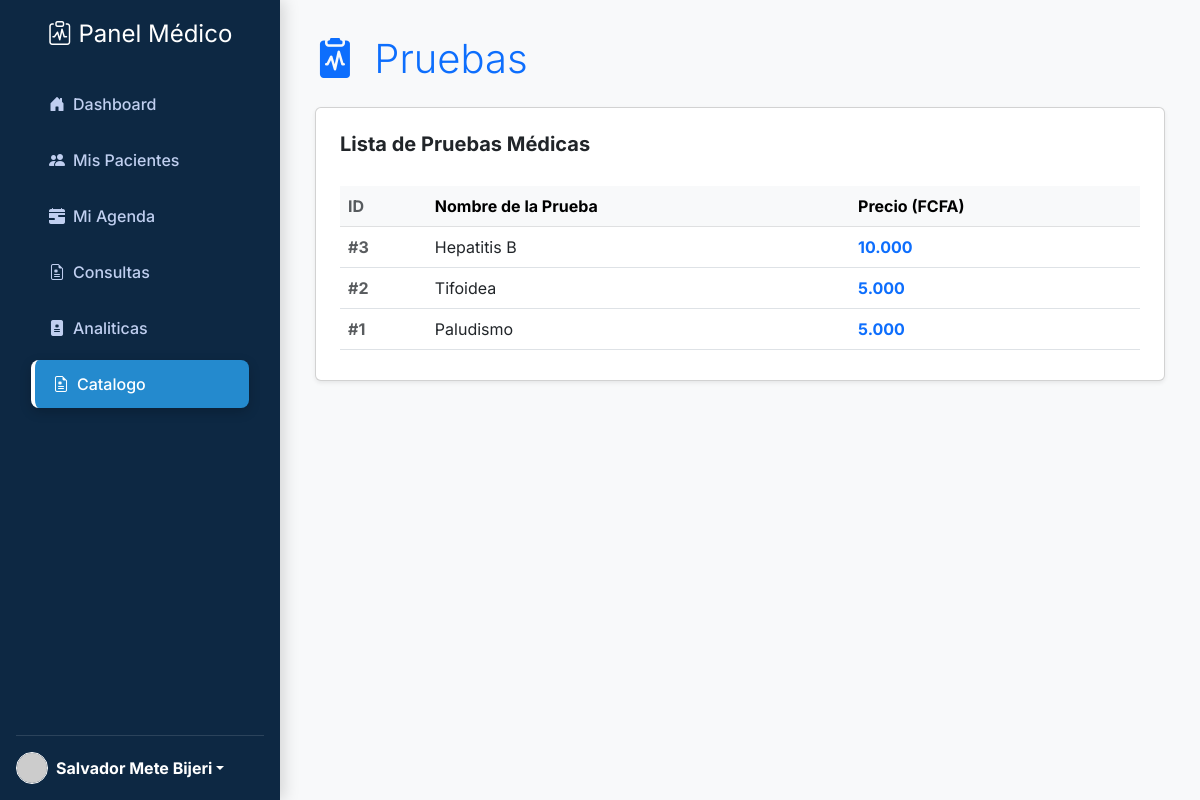
/usuario/catalogo.php (signed in), run on the app's committed database.
### tables this page shows
CREATE TABLE personal (
    id_personal INT AUTO_INCREMENT PRIMARY KEY,
    id_hospital INT,
    nombre VARCHAR(100),
    apellido VARCHAR(100),
    especialidad VARCHAR(100),
    cargo VARCHAR(100),
    telefono VARCHAR(20),
    correo VARCHAR(150),
    direccion varchar(100),
    nivel_estudios varchar(150),
    nacionalidad varchar(150),
    codigo varchar(100),
    FOREIGN KEY (id_hospital) REFERENCES hospitales(id_hospital)
);

CREATE TABLE pruebas_medicas (
    id_prueba INT AUTO_INCREMENT PRIMARY KEY,
    nombre VARCHAR(150),
    precio DECIMAL(10,2),
    id_usuario INT,
    FOREIGN KEY (id_usuario) REFERENCES usuarios(id_usuario)
);

### usuario/catalogo.php (the view, shortened to what this page needs)
<?php
$page_name = 'Catalogo';
include_once '../componentes/header_usuario.php';
try {
    $stmt = $pdo->query("
        SELECT pm.id_prueba, pm.nombre, pm.precio, u.username AS usuario
        FROM pruebas_medicas pm
        LEFT JOIN usuarios u ON pm.id_usuario = u.id_usuario
        ORDER BY pm.id_prueba DESC
    ");
    $pruebas = $stmt->fetchAll(PDO::FETCH_ASSOC);
} catch (PDOException $e) {
    $error_db = $e->getMessage();
    $pruebas = [];
}
?>
<body>
    <?php include '../componentes/slider_usuario.php'; ?>
    <div class="main-content">
        <h1 class="mb-4 fw-light text-primary">
            <i class="bi bi-clipboard2-pulse-fill me-2"></i> Pruebas
        </h1>
        <div class="card p-4 shadow-sm">
            <div class="d-flex justify-content-between align-items-center mb-4">
                <h5 class="card-title mb-0 fw-bold">Lista de Pruebas Médicas</h5>
            </div>
            <div class="table-responsive">
                <table id="tablaPacientes" class="table table-hover align-middle">
                    <thead class="table-light">
                        <tr>
                            <th class="text-muted">ID</th>
                            <th>Nombre de la Prueba</th>
                            <th>Precio (FCFA)</th>
                        </tr>
                    </thead>
                    <tbody>
                        <?php foreach ($pruebas as $p): ?>
                            <tr>
                                <td class="fw-bold text-muted">#<?= $p['id_prueba'] ?></td>
                                <td><?= htmlspecialchars($p['nombre']) ?></td>
                                <td class="text-primary fw-bold"><?= number_format($p['precio'], 0, ',', '.') ?></td>
                            </tr>
                        <?php endforeach; ?>
                    </tbody>
                </table>
            </div>
        </div>
    </div>
    <?php include_once '../componentes/footer_usuario.php'; ?>
</body>
</html>

### componentes/header_usuario.php (shortened to what this page needs)
<!DOCTYPE html>
<html lang="es">
<head>
    <link href="https://cdn.jsdelivr.net/npm/bootstrap@5.3.0/dist/css/bootstrap.min.css" rel="stylesheet">
    <link rel="stylesheet" href="https://cdn.jsdelivr.net/npm/bootstrap-icons@1.11.3/font/bootstrap-icons.min.css">
    <link rel="stylesheet" href="../css/dataTables.bootstrap5.min.css">
    <link rel="stylesheet" href="../css/responsive.bootstrap5.min.css">
    <link rel="stylesheet" href="https://cdn.datatables.net/buttons/2.4.2/css/buttons.bootstrap5.min.css">
</head>

### componentes/slider_usuario.php (shortened to what this page needs)
<?php
try {
    $stmt_user = $pdo->prepare("SELECT p.nombre, p.apellido, p.especialidad
                                FROM usuarios u
                                INNER JOIN personal p ON u.id_personal = p.id_personal
                                WHERE u.id_usuario = :id_u");
    $stmt_user->execute([':id_u' => $id_usuario_sesion]);
    $user_info = $stmt_user->fetch();
    $nombre_sidebar = ($user_info) ? $user_info['nombre'] . " " . $user_info['apellido'] : "Usuario Médico";
    $iniciales = ($user_info) ? substr($user_info['nombre'], 0, 1) . substr($user_info['apellido'], 0, 1) : "DR";
} catch (PDOException $e) {
    $nombre_sidebar = "Error de conexión";
    $iniciales = "??";
}
?>
<div class="sidebar d-flex flex-column p-3">
    <a href="index.php" class="navbar-brand fs-4 mb-4 text-center text-white">
        <i class="bi bi-clipboard-pulse"></i> Panel Médico
    </a>
    <ul class="nav nav-pills flex-column mb-auto">
        <li class="nav-item">
            <a href="../usuario/index.php" class="nav-link <?= ($page_name == 'Dashboard') ? 'active' : '' ?>">
                <i class="bi bi-house-door-fill me-2"></i> Dashboard
            </a>
        </li>
        <li class="nav-item">
            <a href="../usuario/pacientes.php" class="nav-link <?= ($page_name == 'Mis Pacientes') ? 'active' : '' ?>">
                <i class="bi bi-people-fill me-2"></i> Mis Pacientes
            </a>
        </li>
        <li class="nav-item">
            <a href="mi_agenda.php" class="nav-link <?= ($page_name == 'Mi Agenda') ? 'active' : '' ?>">
                <i class="bi bi-calendar-range-fill me-2"></i> Mi Agenda
            </a>
        </li>
        <li class="nav-item">
            <a href="../usuario/consultas.php" class="nav-link <?= ($page_name == 'Consultas') ? 'active' : '' ?>">
                <i class="bi bi-file-earmark-medical me-2"></i> Consultas
            </a>
        </li>
        <li class="nav-item">
            <a href="../usuario/analitica.php" class="nav-link <?= ($page_name == 'Analíticas') ? 'active' : '' ?>">
                <i class="bi bi-file-medical-fill me-2"></i> Analiticas
            </a>
        </li>
        <li class="nav-item">
            <a href="../usuario/catalogo.php" class="nav-link <?= ($page_name == 'Catalogo') ? 'active' : '' ?>">
                <i class="bi bi-file-earmark-medical me-2"></i> Catalogo
            </a>
        </li>
    </ul>
    <hr class="text-white-50">
    <div class="dropdown">
        <a href="#" class="d-flex align-items-center text-white text-decoration-none dropdown-toggle" id="dropdownUser1" data-bs-toggle="dropdown" aria-expanded="false">
            <img src="https://via.placeholder.com/32/333/fff?text=<?= $iniciales ?>" alt="Doctor" width="32" height="32" class="rounded-circle me-2 border border-white">
            <strong><?= htmlspecialchars($nombre_sidebar) ?></strong>
        </a>
    </div>
</div>

### componentes/footer_usuario.php (shortened to what this page needs)
</body>
</html>

### componentes/header_usuario.php (style rules this page uses)
:root { --sidebar-bg: #0d2843; --sidebar-hover: #123455; --accent-color: #248ace; --text-light: #c0cff0; --sidebar-width: 280px; --bg-body: #f8f9fa; }
body { background-color: var(--bg-body); font-family: 'Inter', sans-serif; color: #34495e; overflow-x: hidden; text-rendering: optimizeLegibility; }
.btn, .dt-button, .buttons-html5, .buttons-print, .btn-primary, .btn-floating, [class*="btn-"], .nav-link { transform: none !important; transition: background 0.15s ease-in-out, color 0.15s ease-in-out !important; box-shadow: none !important; animation: none !important; scale: 1 !important; }
.btn i, .nav-link i { transform: none !important; display: inline-block !important; }
.sidebar { width: var(--sidebar-width); background: var(--sidebar-bg); height: 100vh; position: fixed; top: 0; left: 0; z-index: 1050; color: white; transition: all 0.3s ease; box-shadow: 4px 0 15px rgba(0, 0, 0, 0.15); }
.sidebar .nav-link { color: var(--text-light); margin: 4px 15px; padding: 12px 18px; border-radius: 8px; font-weight: 500; display: flex; align-items: center; text-decoration: none; }
.sidebar .nav-link.active { background-color: var(--accent-color) !important; color: white !important; box-shadow: 0 4px 12px rgba(0, 0, 0, 0.2) !important; border-left: 4px solid white; }
.main-content { margin-left: var(--sidebar-width); padding: 35px; min-height: 100vh; transition: all 0.3s ease; contain: content; }

### data on the page
personal: nombre_sidebar "Salvador Mete Bijeri"
pruebas_medicas: id_prueba "3", nombre "Hepatitis B", precio "10.000"
pruebas_medicas: id_prueba "2", nombre "Tifoidea", precio "5.000"
pruebas_medicas: id_prueba "1", nombre "Paludismo", precio "5.000"
